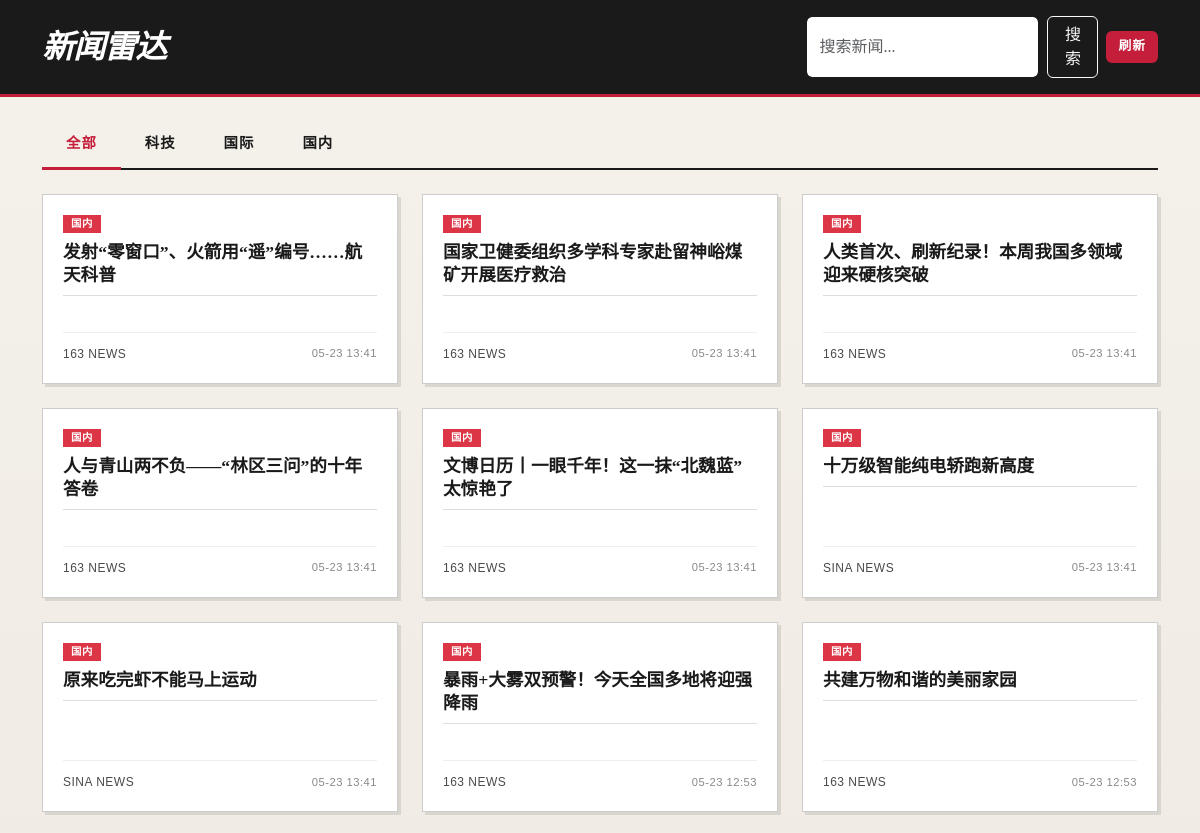
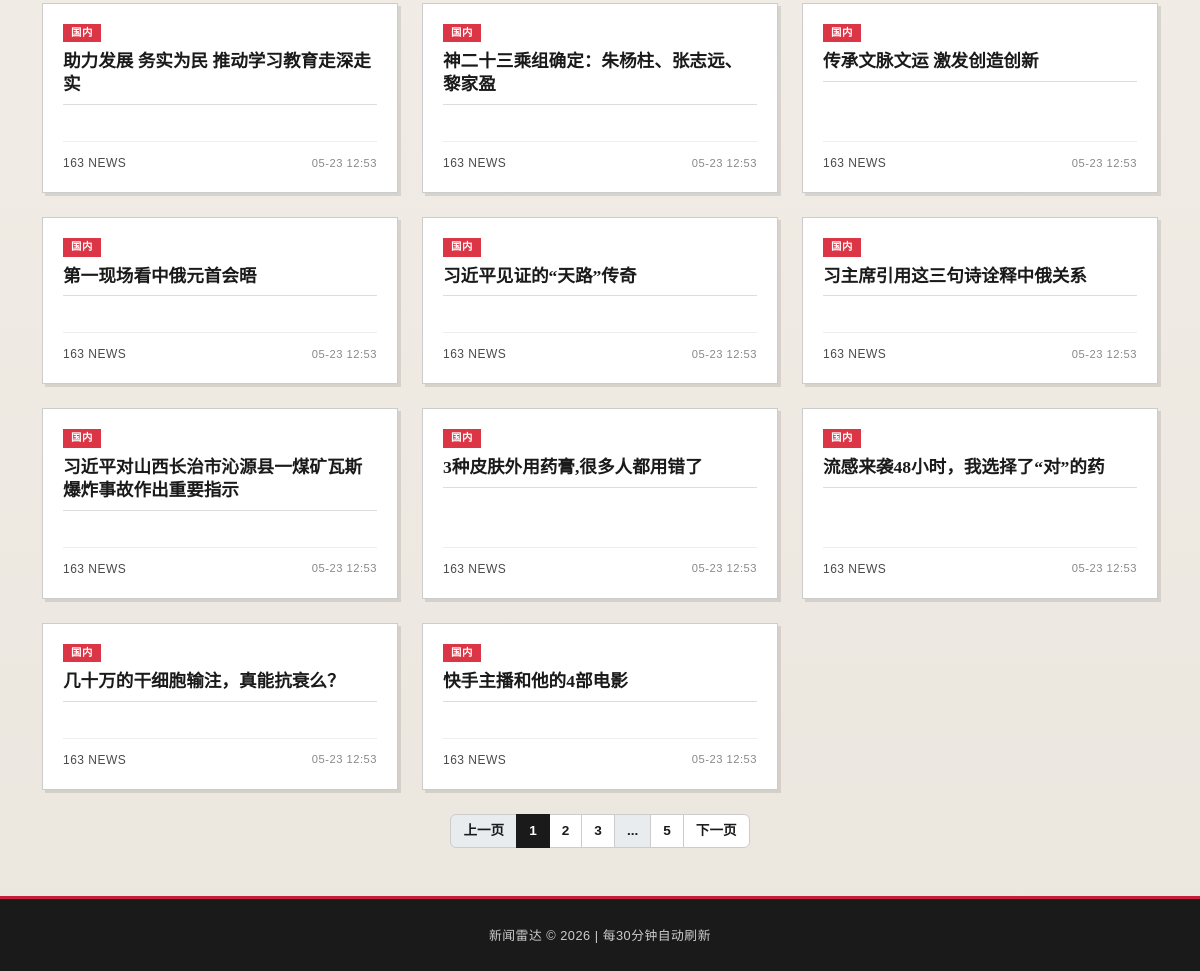
The page / on the database its author committed (2 pictures, top to bottom).
### models.py (models this page shows)
class NewsArticle(db.Model):
    __tablename__ = "news_articles"
    id = db.Column(db.Integer, primary_key=True)
    title = db.Column(db.String(300), nullable=False)
    url = db.Column(db.String(500), unique=True, nullable=False)
    summary = db.Column(db.Text, default="")
    source_id = db.Column(db.Integer, db.ForeignKey("news_sources.id"), nullable=False)
    category = db.Column(db.String(50), nullable=False)
    published_at = db.Column(db.DateTime, default=datetime.utcnow)
    created_at = db.Column(db.DateTime, default=datetime.utcnow)

class NewsSource(db.Model):
    __tablename__ = "news_sources"
    id = db.Column(db.Integer, primary_key=True)
    name = db.Column(db.String(100), nullable=False)
    url = db.Column(db.String(500), nullable=False)
    source_type = db.Column(db.String(20), nullable=False)
    category = db.Column(db.String(50), nullable=False)
    enabled = db.Column(db.Boolean, default=True)
    articles = db.relationship("NewsArticle", backref="source", lazy="dynamic")

### app.py (the view)
@app.route("/")
def index():
    category = request.args.get("category", "all")
    page = request.args.get("page", 1, type=int)
    query = NewsArticle.query.order_by(NewsArticle.published_at.desc())
    if category != "all":
        query = query.filter_by(category=category)
    pagination = query.paginate(page=page, per_page=20, error_out=False)
    return render_template(
        "index.html",
        articles=pagination.items,
        pagination=pagination,
        current_category=category,
    )

### templates/index.html (shortened to what this page needs)
{% extends "base.html" %}
{% block content %}
<ul class="nav nav-tabs mb-4">
    <li class="nav-item">
        <a class="nav-link {{ 'active' if current_category == 'all' }}"
           href="{{ url_for('index', category='all') }}">全部</a>
    </li>
    <li class="nav-item">
        <a class="nav-link {{ 'active' if current_category == 'tech' }}"
           href="{{ url_for('index', category='tech') }}">科技</a>
    </li>
    <li class="nav-item">
        <a class="nav-link {{ 'active' if current_category == 'world' }}"
           href="{{ url_for('index', category='world') }}">国际</a>
    </li>
    <li class="nav-item">
        <a class="nav-link {{ 'active' if current_category == 'china' }}"
           href="{{ url_for('index', category='china') }}">国内</a>
    </li>
</ul>
{% if articles %}
<div class="row">
    {% for article in articles %}
    <div class="col-md-6 col-lg-4 mb-4">
        <div class="card h-100">
            <div class="card-body d-flex flex-column">
                <span class="badge bg-{{ 'primary' if article.category == 'tech' else 'success' if article.category == 'world' else 'danger' }} mb-2 align-self-start">
                    {{ '科技' if article.category == 'tech' else '国际' if article.category == 'world' else '国内' }}
                </span>
                <h6 class="card-title">
                    <a href="{{ article.url }}" target="_blank">{{ article.title }}</a>
                </h6>
                <div class="card-source mt-auto">
                    <div class="d-flex justify-content-between align-items-center">
                        <span>{{ article.source.name }}</span>
                        <span class="card-date">{{ article.published_at.strftime('%m-%d %H:%M') }}</span>
                    </div>
                </div>
            </div>
        </div>
    </div>
    {% endfor %}
</div>
{% if pagination.pages > 1 %}
<nav>
    <ul class="pagination justify-content-center">
        <li class="page-item {{ 'disabled' if not pagination.has_prev }}">
            <a class="page-link" href="{{ url_for(request.endpoint, page=pagination.prev_num, category=current_category, q=search_keyword|default('')) }}">上一页</a>
        </li>
        {% for p in pagination.iter_pages(left_edge=1, right_edge=1, left_current=2, right_current=2) %}
            {% if p %}
            <li class="page-item {{ 'active' if p == pagination.page }}">
                <a class="page-link" href="{{ url_for(request.endpoint, page=p, category=current_category, q=search_keyword|default('')) }}">{{ p }}</a>
            </li>
            {% else %}
            <li class="page-item disabled"><span class="page-link">...</span></li>
            {% endif %}
        {% endfor %}
        <li class="page-item {{ 'disabled' if not pagination.has_next }}">
            <a class="page-link" href="{{ url_for(request.endpoint, page=pagination.next_num, category=current_category, q=search_keyword|default('')) }}">下一页</a>
        </li>
    </ul>
</nav>
{% endif %}
{% else %}
<div class="empty-state">
    <h5 class="text-muted">暂无新闻</h5>
    <p class="text-muted">点击"刷新"按钮获取所有来源的新闻。</p>
</div>
{% endif %}
{% endblock %}

### templates/base.html (shortened to what this page needs)
<!DOCTYPE html>
<html lang="zh-CN">
<head>
    <link href="https://cdn.jsdelivr.net/npm/bootstrap@5.3.2/dist/css/bootstrap.min.css" rel="stylesheet">
    <link href="{{ url_for('static', filename='style.css') }}" rel="stylesheet">
</head>
<body>
    <nav class="navbar navbar-expand-lg">
        <div class="container">
            <a class="navbar-brand" href="{{ url_for('index') }}">新闻雷达</a>
            <form class="d-flex ms-auto" action="{{ url_for('search') }}" method="get">
                <input class="form-control me-2" type="search" name="q" placeholder="搜索新闻..."
                       value="{{ search_keyword|default('') }}">
                <button class="btn btn-outline-light" type="submit">搜索</button>
            </form>
            <form class="ms-2" action="{{ url_for('refresh') }}" method="post">
                <button class="btn btn-warning" type="submit">刷新</button>
            </form>
        </div>
    </nav>
    <div class="container mt-4">
        {% block content %}{% endblock %}
    </div>
    <footer class="text-center py-4 mt-5">
        <small>新闻雷达 &copy; 2026 | 每30分钟自动刷新</small>
    </footer>
</body>
</html>

### static/style.css (style rules this page uses)
:root { --paper-bg: #f5f1eb; --paper-dark: #e8e2d9; --ink-black: #1a1a1a; --ink-gray: #4a4a4a; --accent-red: #c41e3a; --accent-blue: #1e3a5f; --border-dark: #333; }
body { background-color: var(--paper-bg); background-image: linear-gradient(to bottom, #f5f1eb 0%, #ebe6de 100%); font-family: 'Georgia', 'Times New Roman', 'Songti SC', serif; color: var(--ink-black); }
.navbar { background: var(--ink-black); border-bottom: 3px solid var(--accent-red); padding: 1rem 0; }
.navbar-brand { font-family: 'Georgia', 'Times New Roman', serif; font-size: 2rem; font-weight: bold; font-style: italic; color: #fff; letter-spacing: -1px; }
.nav-tabs { border-bottom: 2px solid var(--ink-black); }
.nav-tabs .nav-link { color: var(--ink-black); font-weight: bold; font-size: 0.9rem; text-transform: uppercase; letter-spacing: 1px; border: none; border-bottom: 3px solid transparent; margin-bottom: -2px; padding: 0.75rem 1.5rem; transition: all 0.2s; }
.nav-tabs .nav-link.active { color: var(--accent-red); background: transparent; border-bottom: 3px solid var(--accent-red); }
.btn-warning { background-color: var(--accent-red); border: none; color: white; font-weight: bold; text-transform: uppercase; letter-spacing: 1px; font-size: 0.8rem; }
.form-control { background-color: #fff; border: 1px solid var(--ink-black); font-family: inherit; }
.card { background-color: #fff; border: 1px solid #ccc; border-radius: 0; box-shadow: 3px 3px 0 rgba(0,0,0,0.1); margin-bottom: 1.5rem; transition: transform 0.2s, box-shadow 0.2s; }
.card-body { padding: 1.25rem; }
.card-title { font-family: 'Georgia', 'Times New Roman', serif; font-size: 1.1rem; font-weight: bold; line-height: 1.3; margin-bottom: 0.75rem; border-bottom: 1px solid #ddd; padding-bottom: 0.5rem; }
.card-title a { color: var(--ink-black); text-decoration: none; }
.badge { font-family: Arial, sans-serif; font-size: 0.65rem; font-weight: bold; text-transform: uppercase; letter-spacing: 0.5px; border-radius: 0; padding: 0.25rem 0.5rem; }
.badge.bg-danger { background-color: var(--accent-red); color: #fff; }
.pagination .page-link { color: var(--ink-black); border: 1px solid #ccc; border-radius: 0; font-family: Arial, sans-serif; font-size: 0.85rem; font-weight: bold; }
.pagination .page-item.active .page-link { background-color: var(--ink-black); border-color: var(--ink-black); color: #fff; }
footer { background-color: var(--ink-black); color: #fff; border-top: 3px solid var(--accent-red); font-family: Arial, sans-serif; }
footer small { color: #ccc; font-size: 0.8rem; letter-spacing: 0.5px; }
.card-source { font-family: Arial, sans-serif; font-size: 0.75rem; color: var(--ink-gray); text-transform: uppercase; letter-spacing: 0.5px; border-top: 1px solid #eee; padding-top: 0.75rem; margin-top: auto; }
.card-date { font-family: Arial, sans-serif; font-size: 0.7rem; color: #888; }

### rows shown on the page
NewsArticle: category "国内", title "发射“零窗口”、火箭用“遥”编号……航天科普", source.name "163 NEWS", published_at "05-23 13:41"
NewsArticle: category "国内", title "国家卫健委组织多学科专家赴留神峪煤矿开展医疗救治", source.name "163 NEWS", published_at "05-23 13:41"
NewsArticle: category "国内", title "人类首次、刷新纪录！本周我国多领域迎来硬核突破", source.name "163 NEWS", published_at "05-23 13:41"
NewsArticle: category "国内", title "人与青山两不负——“林区三问”的十年答卷", source.name "163 NEWS", published_at "05-23 13:41"
NewsArticle: category "国内", title "文博日历丨一眼千年！这一抹“北魏蓝”太惊艳了", source.name "163 NEWS", published_at "05-23 13:41"
NewsArticle: category "国内", title "十万级智能纯电轿跑新高度", source.name "SINA NEWS", published_at "05-23 13:41"
NewsArticle: category "国内", title "原来吃完虾不能马上运动", source.name "SINA NEWS", published_at "05-23 13:41"
NewsArticle: category "国内", title "暴雨+大雾双预警！今天全国多地将迎强降雨", source.name "163 NEWS", published_at "05-23 12:53"
NewsArticle: category "国内", title "共建万物和谐的美丽家园", source.name "163 NEWS", published_at "05-23 12:53"
NewsArticle: category "国内", title "助力发展 务实为民 推动学习教育走深走实", source.name "163 NEWS", published_at "05-23 12:53"
NewsArticle: category "国内", title "神二十三乘组确定：朱杨柱、张志远、黎家盈", source.name "163 NEWS", published_at "05-23 12:53"
NewsArticle: category "国内", title "传承文脉文运 激发创造创新", source.name "163 NEWS", published_at "05-23 12:53"
NewsArticle: category "国内", title "第一现场看中俄元首会晤", source.name "163 NEWS", published_at "05-23 12:53"
NewsArticle: category "国内", title "习近平见证的“天路”传奇", source.name "163 NEWS", published_at "05-23 12:53"
NewsArticle: category "国内", title "习主席引用这三句诗诠释中俄关系", source.name "163 NEWS", published_at "05-23 12:53"
NewsArticle: category "国内", title "习近平对山西长治市沁源县一煤矿瓦斯爆炸事故作出重要指示", source.name "163 NEWS", published_at "05-23 12:53"
NewsArticle: category "国内", title "3种皮肤外用药膏,很多人都用错了", source.name "163 NEWS", published_at "05-23 12:53"
NewsArticle: category "国内", title "流感来袭48小时，我选择了“对”的药", source.name "163 NEWS", published_at "05-23 12:53"
NewsArticle: category "国内", title "几十万的干细胞输注，真能抗衰么？", source.name "163 NEWS", published_at "05-23 12:53"
NewsArticle: category "国内", title "快手主播和他的4部电影", source.name "163 NEWS", published_at "05-23 12:53"

### other values the page prints
{{ p }} "1" "2" "3" "5"
